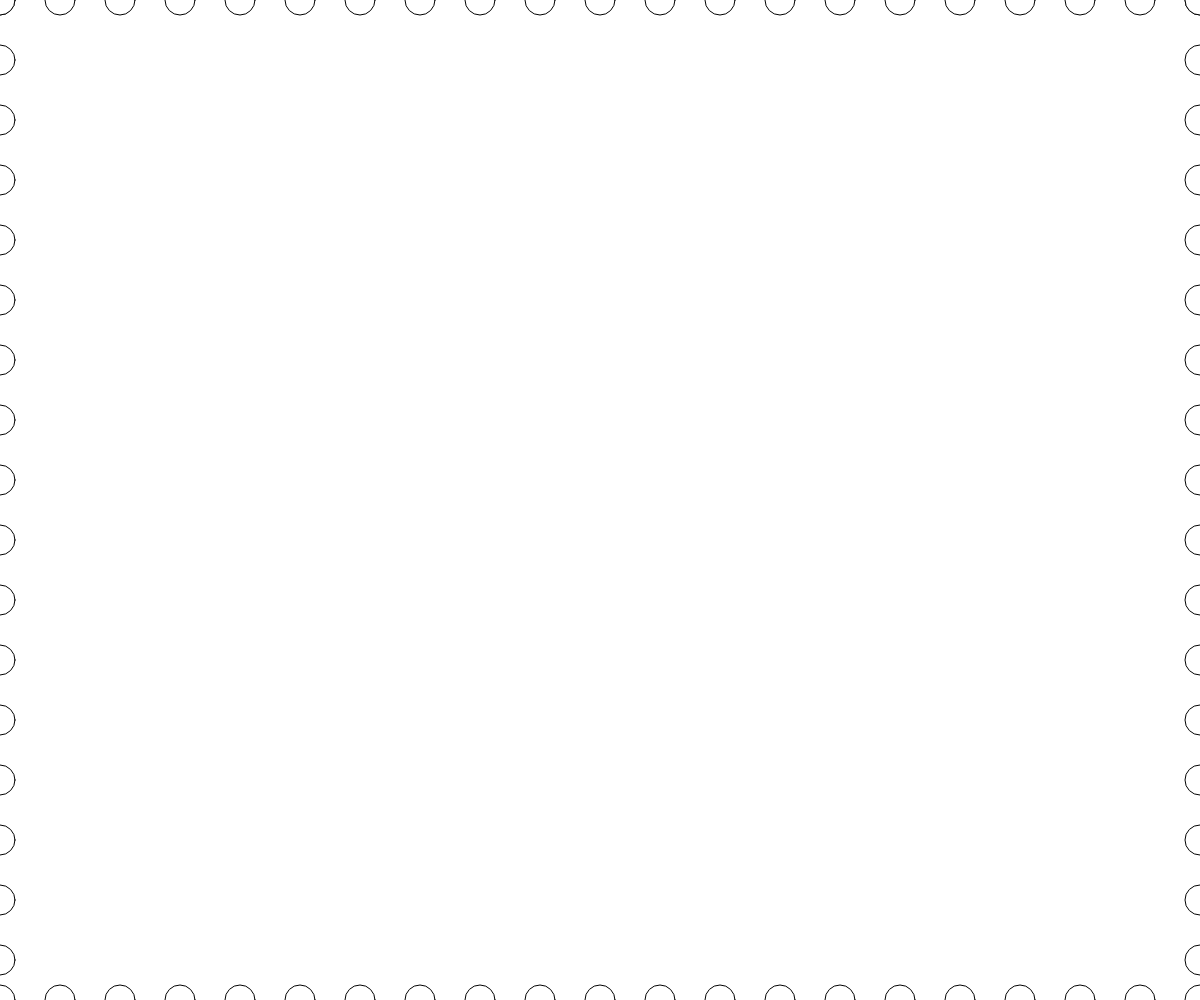
Frame 1 (no input)
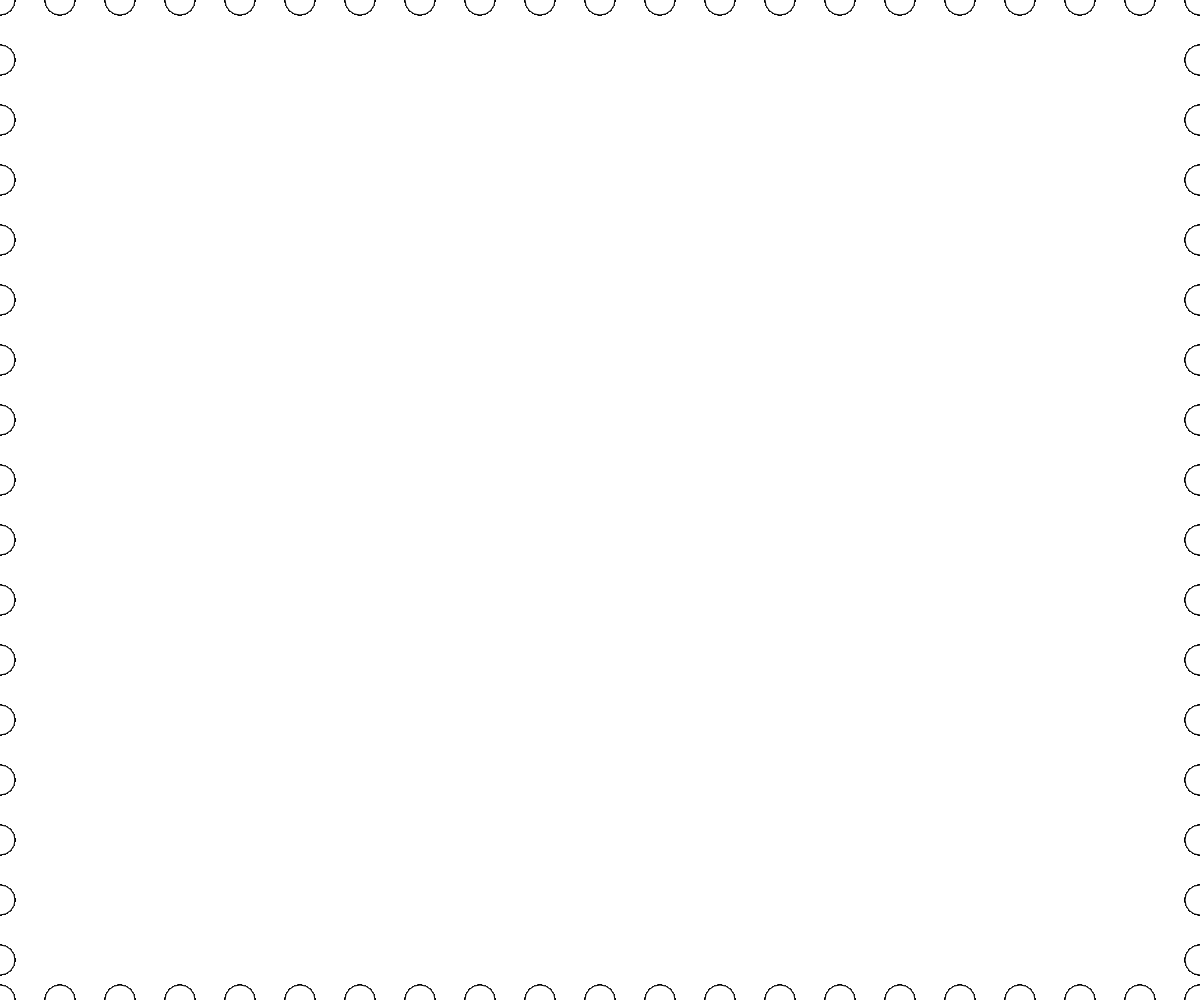
Frame 60 (no input)
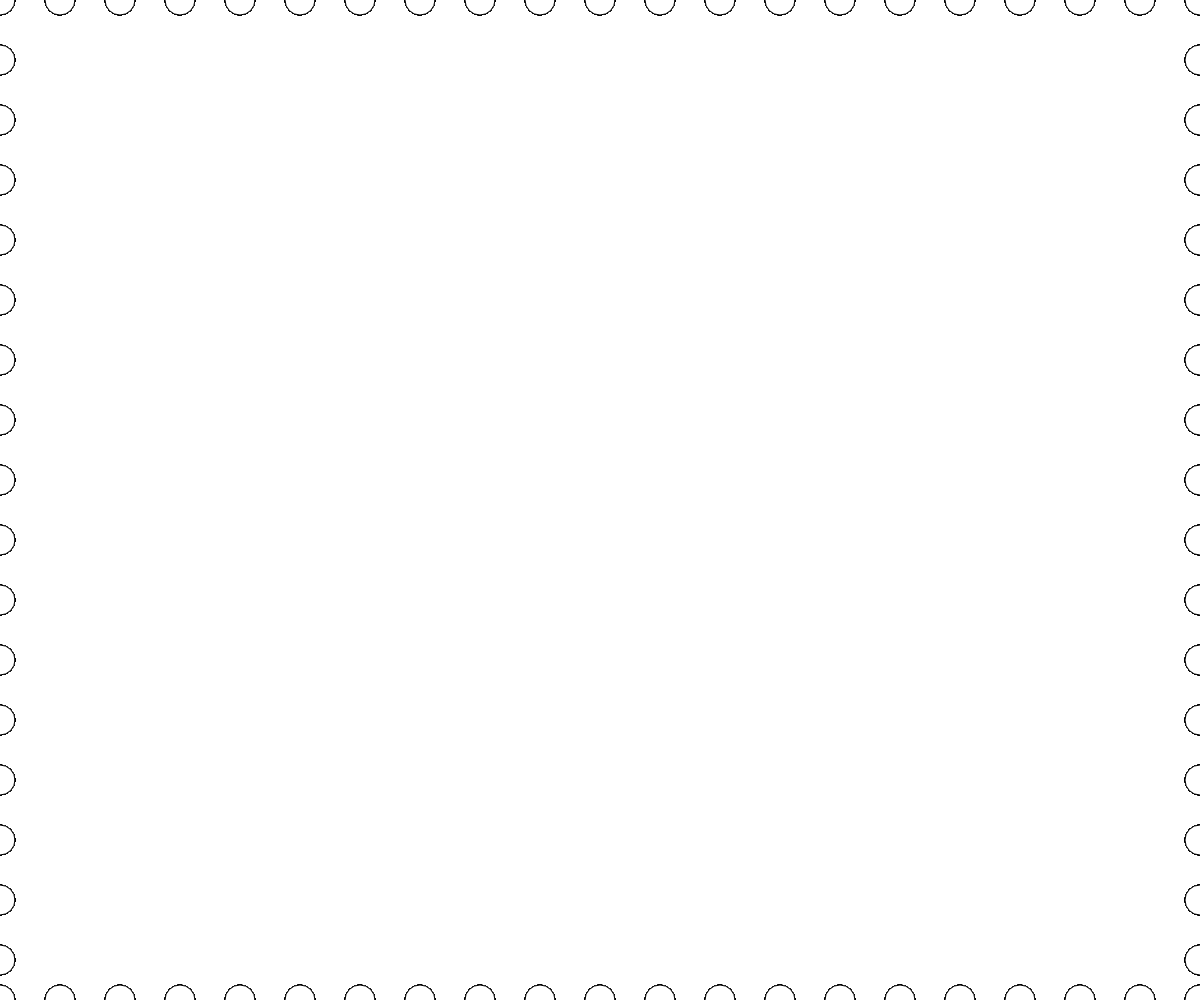
Frame 120 (the mouse pressed at the canvas centre since frame 60)

The p5.js sketch that drew these frames (run headless with seeded random() and noise() and a simulated clock; from frame 60 on, the mouse is pressed at the canvas centre):

// p5.js sketch
// ── sketch.js
//  Drawing with single loop challenge
// Fahad Hussain
// Feb 24th 2025


function setup() {
  createCanvas(windowWidth, windowHeight);
}

function draw() {
  circlesAroundBorder();
  //screen gets updated here.
}

// function gradientBackground(){
//   //create a gradient to use as background
//   let h = 1;

//   //use a loop to draw vertical stack of rectangles
//   for(let y = 0; y<height; y+=h){
//     noStroke();
//     let mappedY = map(y, 0, height, 0, 255);
//     let reversedY = map(y, 0, height, 255, 0);
//     fill(reversedY, mouseY/2, mouseX/3);
//     rect(0, y, width, h);
//   }

// }

// function circleLine(){
//   //use a loop (for or while) to draw a line
//   //of circles side by side
//   let d = 40; //diameter of the circle
//   let y = height/2;
//   let xStart = 0;
//   let xEnd = width;

//   //use a loop to do the drawing
// //RESULTS IN A SINGLE IMAGE. NO ANIMA
//   for(let x = xStart; x <= xEnd; x+=d){
//     //x: 0 40 80 120 160 200 240
//     circle(x, y, d);
//   }
// }
function circlesAroundBorder(){
  let d = 30;
  let xStart = 0;
  let xEnd = width;
  let yStart = 0;
  let yEnd = height;
  for(let x = xStart; x<= xEnd; x+= 2* d){
    circle(x, 0, d);
    circle(x, height, d);
  }
  for(let y = yStart; y<= yEnd; y+= 2*d){
    circle(0, y, d);
    circle(width, y, d);
  }
}
function lineFromCircle(){
  
}
